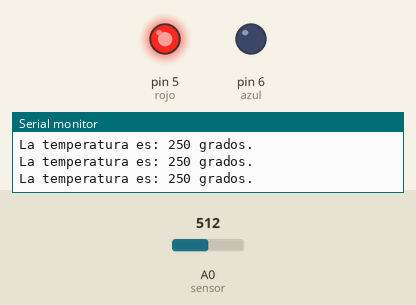
Recording of a sketch running on a simulated Arduino Uno, built with avr-gcc and run on an emulated ATmega328P. Parts: output pins drawn as LEDs (lit = HIGH), the last lines printed to the serial monitor. Inputs (shaded band) come from the test bench; at power-on: A0 (sensor) = 512.

Above: at 1.2 s.
1.3 s: A0 (sensor) set to 91
2.8 s: A0 (sensor) set to 75
At 3.9 s:
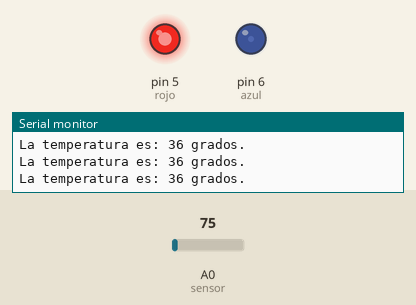
4.5 s: A0 (sensor) set to 122
At 5.4 s:
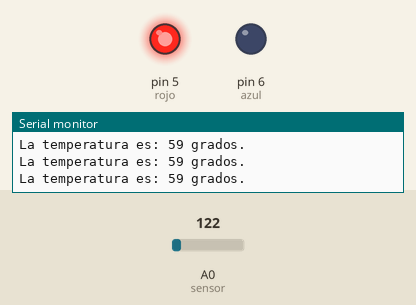
6.3 s: A0 (sensor) set to 0
At 7.0 s:
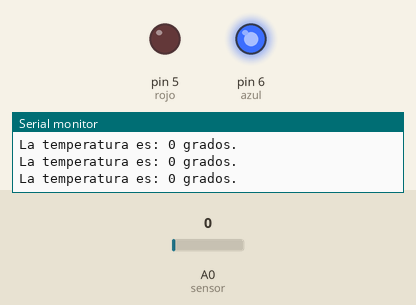
8.1 s: A0 (sensor) set to 21
9.6 s: A0 (sensor) set to 24
At 11.0 s:
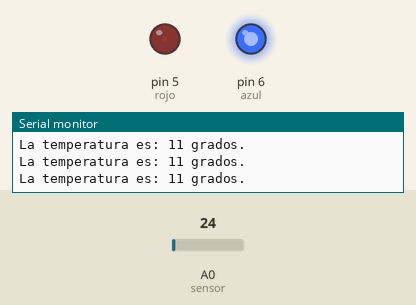
Timing chart, 0 to 12.3 s (numbered marks = the images above; inputs shaded):
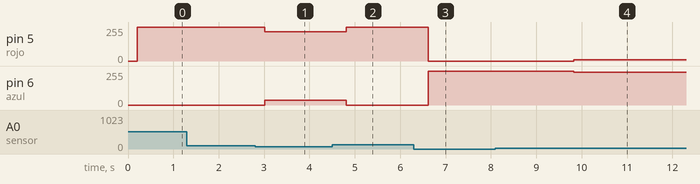

The sketch:

Mide_la_temperatura_y_enciende_un_led_rojo-azul_seg_n_esta.ino
```cpp
  const int sensor = 0;
  const int rojo = 5;
  const int azul = 6 ;
  int brillo;
  long miliVolts; // porque las multiplicaciones que haremos tendrán muchos números que no cabran en int
  long temperatura;

  void setup() {
  Serial.begin(9600); // para empezar la comunicación tú-arduino
  pinMode(rojo, OUTPUT);
  pinMode(azul, OUTPUT);
  }

  void loop() {

  miliVolts = (analogRead(sensor) * 5000L) / 1023; //lee el sensor y convierte la señal analógica(0-1023) a miliVoltios(0-5000). Se pone L para que arduino sepa que es una variable Long
  temperatura = miliVolts/10; //Pasamos de miliVolts a ºC

  Serial.print("La temperatura es: ");
  Serial.print(temperatura);
  Serial.print(" grados.\n");
  delay(200);

  brillo = map(temperatura, 10,40,0,255);  //Cambia la escala de los datos (0,255) el rango de señal de analog write para encender un led
  brillo = constrain(brillo, 0,255); //limita los valores a 0 y 255, porque si temperatura =0 => brillo<0

  analogWrite(rojo, brillo);
  analogWrite(azul, 255-brillo);


}
```

Measured:
- after the input at 2.8 s, pin 5 (rojo): 255/255 → 221/255 after 0.21 s; pin 6 (azul): 0/255 → 34/255 after 0.21 s
- after the input at 4.5 s, pin 5 (rojo): 221/255 → 255/255 after 0.31 s; pin 6 (azul): 34/255 → 0/255 after 0.31 s
- after the input at 6.3 s, pin 5 (rojo): 255/255 → 0/255 after 0.32 s; pin 6 (azul): 0/255 → 255/255 after 0.32 s
- after the input at 9.6 s, pin 5 (rojo): 0/255 → 8/255 after 0.23 s; pin 6 (azul): 255/255 → 247/255 after 0.23 s
